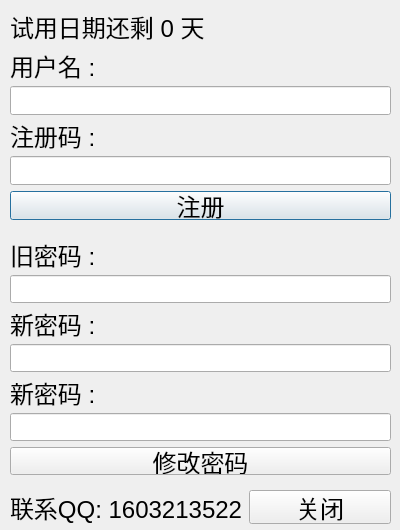
<?xml version="1.0" encoding="UTF-8"?>
<ui version="4.0">
 <class>crackerDialog</class>
 <widget class="QDialog" name="crackerDialog">
  <property name="geometry">
   <rect>
    <x>0</x>
    <y>0</y>
    <width>400</width>
    <height>530</height>
   </rect>
  </property>
  <property name="windowTitle">
   <string>注册软件</string>
  </property>
  <widget class="QLabel" name="label">
   <property name="geometry">
    <rect>
     <x>10</x>
     <y>10</y>
     <width>379</width>
     <height>32</height>
    </rect>
   </property>
   <property name="font">
    <font>
     <pointsize>18</pointsize>
    </font>
   </property>
   <property name="text">
    <string>试用日期还剩 0 天</string>
   </property>
  </widget>
  <widget class="QWidget" name="layoutWidget">
   <property name="geometry">
    <rect>
     <x>10</x>
     <y>50</y>
     <width>381</width>
     <height>170</height>
    </rect>
   </property>
   <layout class="QVBoxLayout" name="verticalLayout">
    <item>
     <widget class="QLabel" name="label_2">
      <property name="font">
       <font>
        <pointsize>18</pointsize>
       </font>
      </property>
      <property name="text">
       <string>用户名 : </string>
      </property>
     </widget>
    </item>
    <item>
     <widget class="QLineEdit" name="lineEdit">
      <property name="font">
       <font>
        <pointsize>18</pointsize>
       </font>
      </property>
     </widget>
    </item>
    <item>
     <widget class="QLabel" name="label_3">
      <property name="font">
       <font>
        <pointsize>18</pointsize>
       </font>
      </property>
      <property name="text">
       <string>注册码 : </string>
      </property>
     </widget>
    </item>
    <item>
     <widget class="QLineEdit" name="lineEdit_2">
      <property name="font">
       <font>
        <pointsize>18</pointsize>
       </font>
      </property>
     </widget>
    </item>
    <item>
     <widget class="QPushButton" name="pushButton">
      <property name="font">
       <font>
        <pointsize>18</pointsize>
       </font>
      </property>
      <property name="text">
       <string>注册</string>
      </property>
     </widget>
    </item>
   </layout>
  </widget>
  <widget class="QWidget" name="layoutWidget_2">
   <property name="geometry">
    <rect>
     <x>10</x>
     <y>240</y>
     <width>381</width>
     <height>235</height>
    </rect>
   </property>
   <layout class="QVBoxLayout" name="verticalLayout_2">
    <item>
     <widget class="QLabel" name="label_5">
      <property name="font">
       <font>
        <pointsize>18</pointsize>
       </font>
      </property>
      <property name="text">
       <string>旧密码 : </string>
      </property>
     </widget>
    </item>
    <item>
     <widget class="QLineEdit" name="lineEdit_3">
      <property name="font">
       <font>
        <pointsize>18</pointsize>
       </font>
      </property>
      <property name="echoMode">
       <enum>QLineEdit::Password</enum>
      </property>
     </widget>
    </item>
    <item>
     <widget class="QLabel" name="label_6">
      <property name="font">
       <font>
        <pointsize>18</pointsize>
       </font>
      </property>
      <property name="text">
       <string>新密码 : </string>
      </property>
     </widget>
    </item>
    <item>
     <widget class="QLineEdit" name="lineEdit_4">
      <property name="font">
       <font>
        <pointsize>18</pointsize>
       </font>
      </property>
      <property name="echoMode">
       <enum>QLineEdit::Password</enum>
      </property>
     </widget>
    </item>
    <item>
     <widget class="QLabel" name="label_7">
      <property name="font">
       <font>
        <pointsize>18</pointsize>
       </font>
      </property>
      <property name="text">
       <string>新密码 : </string>
      </property>
     </widget>
    </item>
    <item>
     <widget class="QLineEdit" name="lineEdit_5">
      <property name="font">
       <font>
        <pointsize>18</pointsize>
       </font>
      </property>
      <property name="echoMode">
       <enum>QLineEdit::Password</enum>
      </property>
     </widget>
    </item>
    <item>
     <widget class="QPushButton" name="pushButton_3">
      <property name="font">
       <font>
        <pointsize>18</pointsize>
       </font>
      </property>
      <property name="text">
       <string>修改密码</string>
      </property>
     </widget>
    </item>
   </layout>
  </widget>
  <widget class="QWidget" name="">
   <property name="geometry">
    <rect>
     <x>10</x>
     <y>490</y>
     <width>381</width>
     <height>34</height>
    </rect>
   </property>
   <layout class="QHBoxLayout" name="horizontalLayout">
    <item>
     <widget class="QLabel" name="label_4">
      <property name="font">
       <font>
        <pointsize>18</pointsize>
       </font>
      </property>
      <property name="text">
       <string>联系QQ: 1603213522</string>
      </property>
     </widget>
    </item>
    <item>
     <widget class="QPushButton" name="pushButton_2">
      <property name="font">
       <font>
        <pointsize>18</pointsize>
       </font>
      </property>
      <property name="text">
       <string>关闭</string>
      </property>
     </widget>
    </item>
   </layout>
  </widget>
 </widget>
 <resources/>
 <connections/>
</ui>
